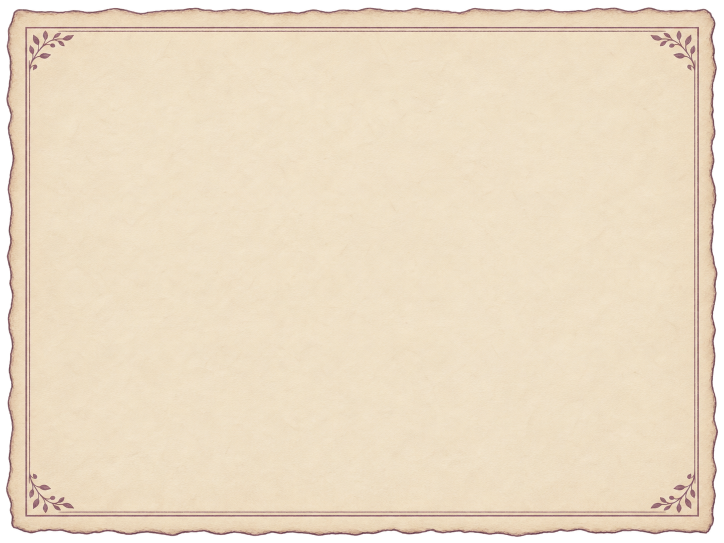
#> input picture Assets/Lumon/HubWorld/UI/Art/paper.png, 1448 x 1086 px (shown at 1/2 size)
$ python render_hub_materials.py
#> lines starting #> are read from the running program, lines starting #| are printed output that depends on the picture; after the words box and inside, x2 and y2 are one past the last pixel; in counts of white or black regions, pixels touching at a corner belong together
"""Render Hub UI materials from the approved painted parchment."""
from pathlib import Path
from PIL import Image, ImageDraw, ImageFilter

base = Path(__file__).resolve().parents[2] / "Assets/Lumon/HubWorld"
art = base / "UI/Art"

# Grain is sampled from the same painted parchment and cloth already used in the Hub.
paper = Image.open(art / "paper.png").convert("RGB")
grain = paper.crop((380, 295, 1070, 675)).convert("L").resize((640, 232), Image.Resampling.LANCZOS)
for name, light, dark in [
    ("carved-ticket", (251, 225, 177), (146, 99, 75)),
    ("carved-button", (161, 74, 50), (67, 25, 35)),
    ("carved-recess", (232, 199, 151), (110, 73, 72)),
]:
    size = (640, 232)
    mask = Image.new("L", size)
    draw = ImageDraw.Draw(mask)
    # Rounded shoulders are beveled, with a separate cast shadow under the object.
    outline = [(18,8),(619,8),(632,20),(632,210),(619,223),(18,223),(6,210),(6,20)]
    draw.polygon(outline, fill=255)
    face = Image.new("RGBA", size)
    surf = face.load()
    tone = grain.load()
    for y in range(size[1]):
        for x in range(size[0]):
            step = 1 if y <= 13 else 0.76 - 0.21 * y / size[1]
            if y >= 208:
                step = 0.21
            sample = (tone[x, y] - 193) * 0.29
            color = tuple(round(max(0,min(255, d + (l-d)*step + sample))) for l,d in zip(light,dark))
            surf[x,y] = (*color, mask.getpixel((x,y)))
    face.save(art / f"{name}.png")
#> this loop made 3 passes
#> pass 1, `face.save(art / f"{name}.png")`:
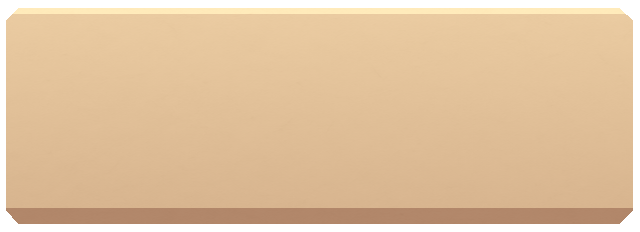
#> saved as carved-ticket.png: PIL image 640x232 RGBA; mean R, G, B, A 221.7, 188.3, 149.1, 232; transparent parts drawn white
#> after the loop:
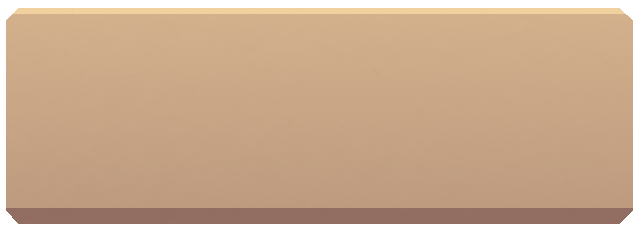
#> face: PIL image 640x232 RGBA; mean R, G, B, A 196.8, 162.3, 131.5, 232; transparent parts drawn white
#> after the loop:
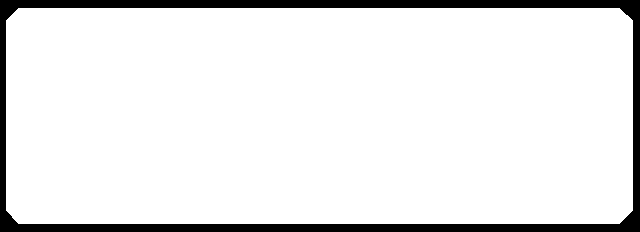
#> mask: PIL image 640x232 L; 91% white; 1 black region, box (x1, y1, x2, y2) and area: (0, 0, 640, 232) 13386

# A fine engraved rule, with the compass lozenge used by the Observatory.
rule = Image.new("RGBA", (520, 28))
#> rule: PIL image 520x28 RGBA; every value is 0
draw = ImageDraw.Draw(rule)
for y, color in [(14, (111, 67, 55, 179)), (16, (255, 239, 189, 196))]:
    draw.line((9,y,247,y),fill=color,width=2)
    draw.line((273,y,510,y),fill=color,width=2)
draw.polygon([(260,5),(268,14),(260,23),(252,14)],fill=(119,65,52,225))
draw.polygon([(260,9),(264,14),(260,19),(256,14)],fill=(231,183,115,255))
rule.save(art / "engraved-rule.png")
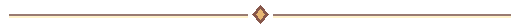
#> saved as engraved-rule.png: PIL image 520x28 RGBA; mean R, G, B, A 25.7, 21.2, 16.8, 27.2; transparent parts drawn white

# A pressed coloured well behind each Lumon portrait, inset into the cardstock.
for name, light, shade in (
    ("ember", (251, 212, 157), (156, 85, 52)),
    ("water", (218, 231, 211), (89, 129, 124)),
    ("leaf", (231, 226, 176), (119, 132, 70)),
):
    canvas = Image.new("RGBA", (216, 216))
    shadow = Image.new("RGBA", canvas.size)
    ImageDraw.Draw(shadow).ellipse((25, 30, 191, 196), fill=(79,46,42,113))
    canvas.alpha_composite(shadow.filter(ImageFilter.GaussianBlur(7)))
    draw = ImageDraw.Draw(canvas)
    draw.ellipse((25, 24, 191, 190), fill=(113,76,56,193))
    draw.ellipse((29, 27, 187, 186), fill=(*light,255))
    draw.ellipse((35, 33, 181, 179), fill=(*shade,224))
    draw.ellipse((38, 38, 178, 178), fill=(*light,255))
    glow = Image.new("RGBA", canvas.size)
    ImageDraw.Draw(glow).ellipse((52, 46, 135, 131), fill=(255,239,201,172))
    canvas.alpha_composite(glow.filter(ImageFilter.GaussianBlur(22)))
    canvas.save(art / f"portrait-well-{name}.png")
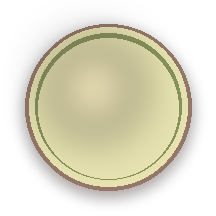
#> canvas: PIL image 216x216 RGBA; mean R, G, B, A 95.7, 91.2, 70.9, 121.4; transparent parts drawn white
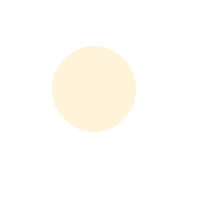
#> glow: PIL image 216x216 RGBA; mean R, G, B, A 30.9, 29, 24.4, 20.9; transparent parts drawn white
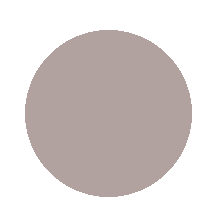
#> shadow: PIL image 216x216 RGBA; mean R, G, B, A 37, 21.6, 19.7, 53; transparent parts drawn white

$ run again, with Assets/Lumon/HubWorld/UI/Art/atlas-folio.png copied over Assets/Lumon/HubWorld/UI/Art/paper.png
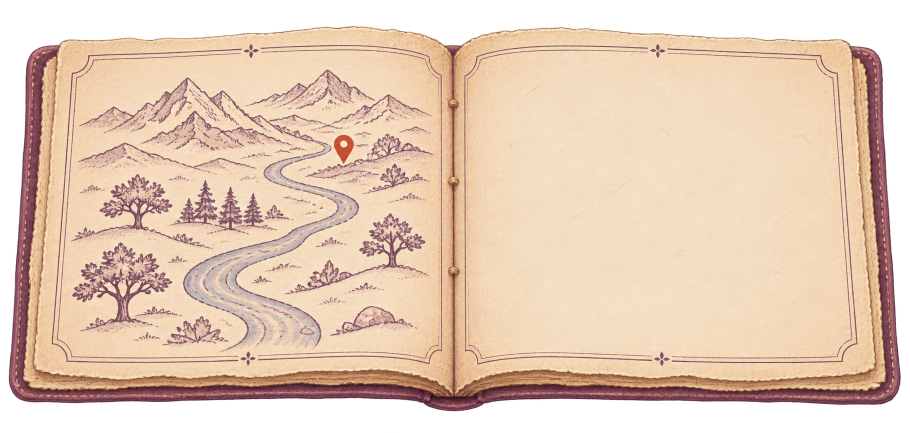
#> input picture Assets/Lumon/HubWorld/UI/Art/atlas-folio.png, 1819 x 865 px (shown at 1/2 size)
#> the loop `for name, light, dark in [ ("carved-ticket", (251, 225, 177), (146, 99..` made 3 passes
#> pass 1, `face.save(art / f"{name}.png")`:
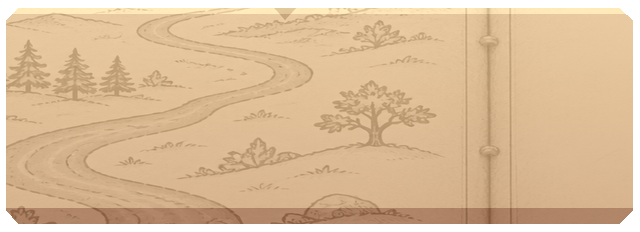
#> saved as carved-ticket.png: PIL image 640x232 RGBA; mean R, G, B, A 215.4, 181.9, 142.7, 232; transparent parts drawn white
#> after the loop `for name, light, dark in [`:
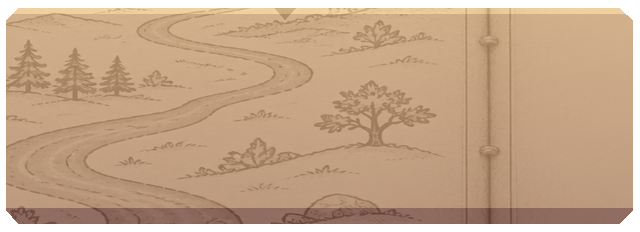
#> face: PIL image 640x232 RGBA; mean R, G, B, A 190.4, 155.9, 125.1, 232; transparent parts drawn white
#> rule: PIL image 520x28 RGBA; every value is 0
